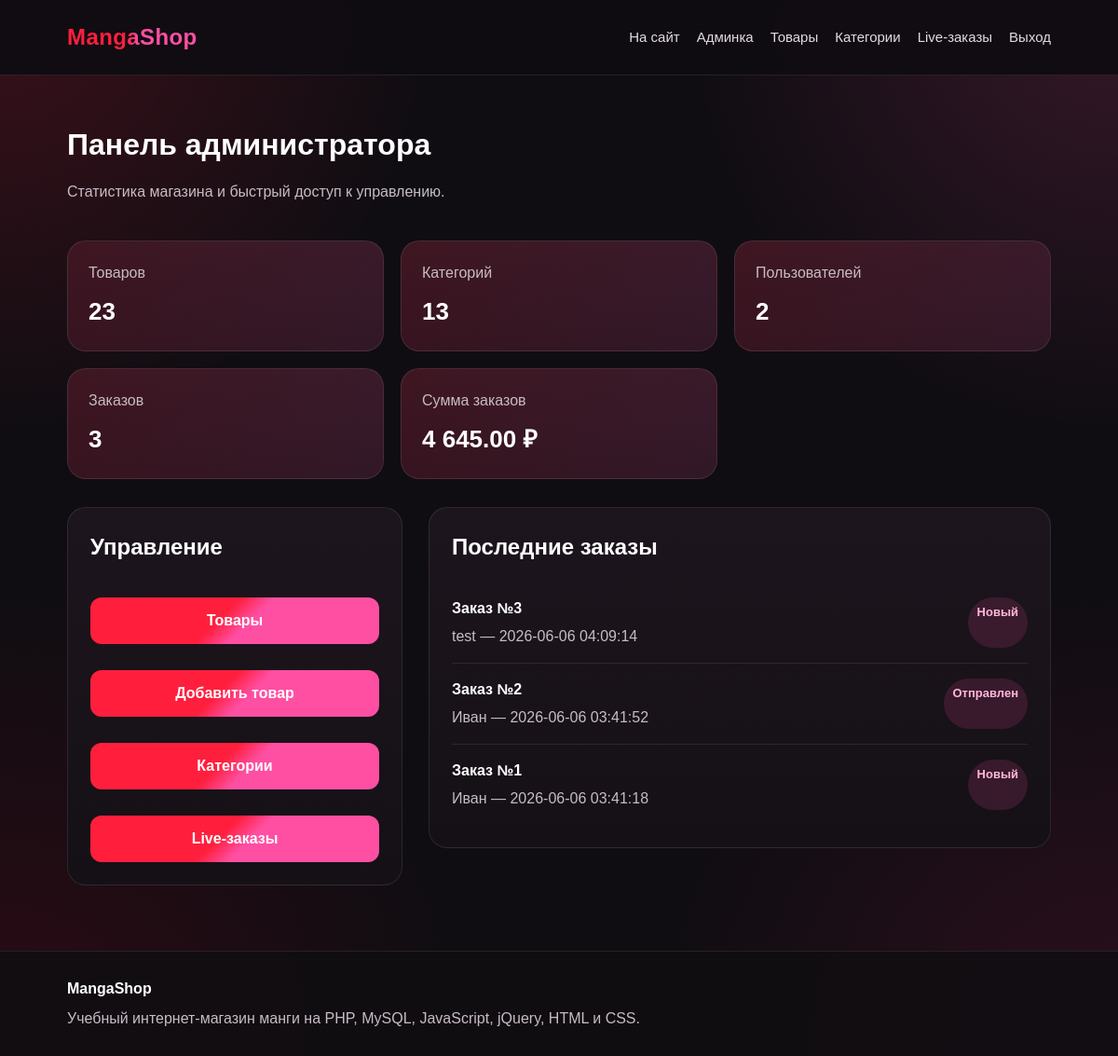
/admin/index.php (signed in), run on an earlier commit of the app's database.
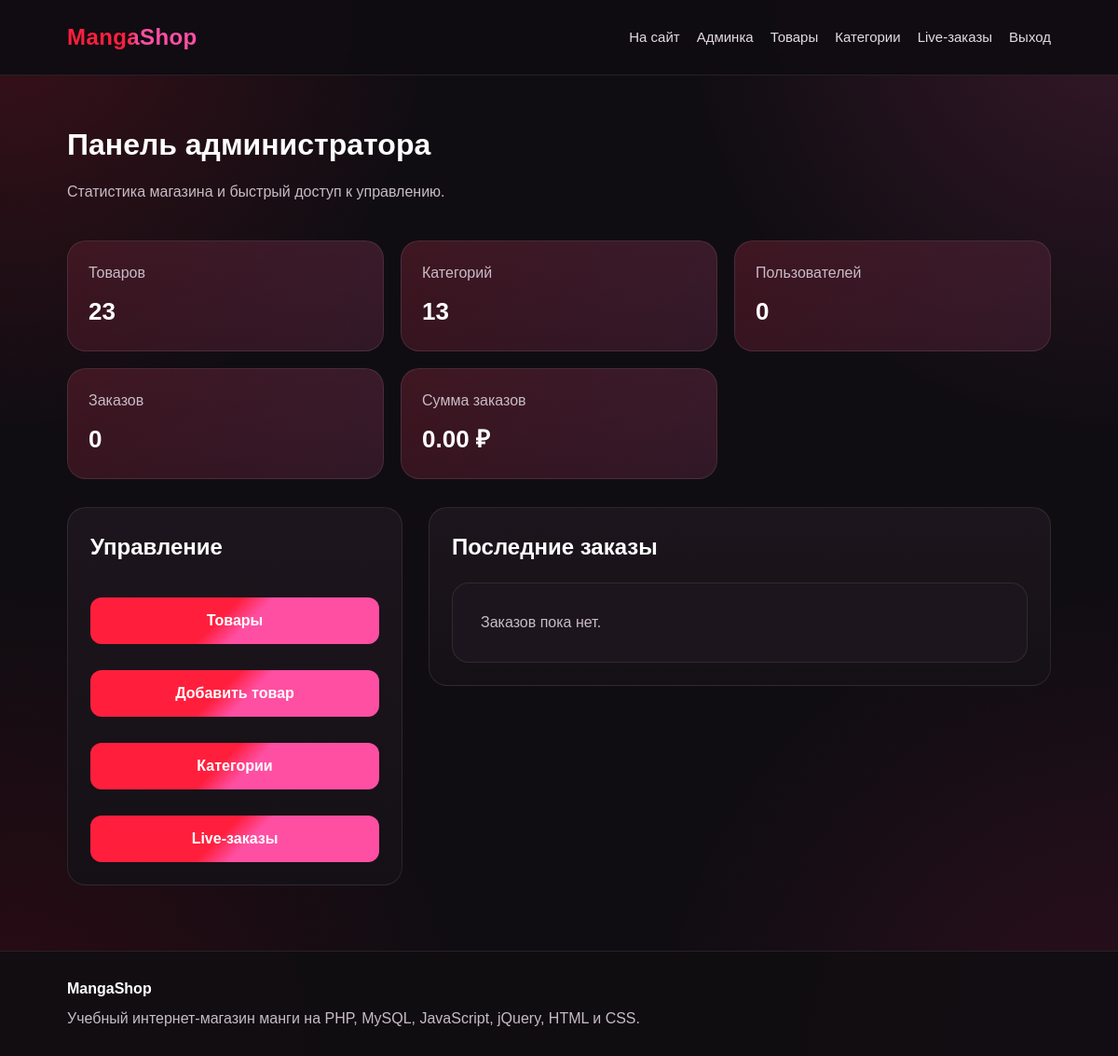
And on a later commit of the database.
### tables this page shows
CREATE TABLE `orders` (
  `id` int(11) NOT NULL,
  `user_id` int(11) NOT NULL,
  `total_price` decimal(10,2) NOT NULL,
  `status` varchar(50) NOT NULL DEFAULT 'Новый',
  `created_at` timestamp NULL DEFAULT CURRENT_TIMESTAMP
);

CREATE TABLE `users` (
  `id` int(11) NOT NULL,
  `name` varchar(100) NOT NULL,
  `email` varchar(150) NOT NULL,
  `password` varchar(255) NOT NULL,
  `role` varchar(20) NOT NULL DEFAULT 'user',
  `created_at` timestamp NULL DEFAULT CURRENT_TIMESTAMP
);

### includes/auth.php (called while the page is built, shortened)
<?php
function e($value)
{
    return htmlspecialchars($value, ENT_QUOTES, 'UTF-8');
}
function getAdminHeaderLinks()
{
    return array(
        array('href' => '/', 'label' => 'На сайт'),
        array('href' => '/admin/index.php', 'label' => 'Админка'),
        array('href' => '/admin/products.php', 'label' => 'Товары'),
        array('href' => '/admin/categories.php', 'label' => 'Категории'),
        array('href' => '/admin/orders_live.php', 'label' => 'Live-заказы'),
        array('href' => '/logout.php', 'label' => 'Выход')
    );
}

### admin/index.php (the view, shortened to what this page needs)
<?php
require_once __DIR__ . '/../includes/db.php';
require_once __DIR__ . '/../includes/auth.php';
$totalProducts = $pdo->query("SELECT COUNT(*) FROM products")->fetchColumn();
$totalCategories = $pdo->query("SELECT COUNT(*) FROM categories")->fetchColumn();
$totalUsers = $pdo->query("SELECT COUNT(*) FROM users WHERE role = 'user'")->fetchColumn();
$totalOrders = $pdo->query("SELECT COUNT(*) FROM orders")->fetchColumn();
$totalSales = $pdo->query("SELECT IFNULL(SUM(total_price), 0) FROM orders")->fetchColumn();
$latestOrders = $pdo->query("
    SELECT orders.*, users.name AS user_name
    FROM orders
    INNER JOIN users ON orders.user_id = users.id
    ORDER BY orders.id DESC
    LIMIT 5
")->fetchAll();
$headerLinks = getAdminHeaderLinks();
?>
<?php require_once __DIR__ . '/../includes/header.php'; ?>
<main class="container">
    <div class="page-title">
        <div>
            <h1>Панель администратора</h1>
            <p class="page-subtitle">Статистика магазина и быстрый доступ к управлению.</p>
        </div>
    </div>
    <div class="stats-grid">
        <div class="stat-card">
            <span>Товаров</span>
            <strong><?php echo (int)$totalProducts; ?></strong>
        </div>
        <div class="stat-card">
            <span>Категорий</span>
            <strong><?php echo (int)$totalCategories; ?></strong>
        </div>
        <div class="stat-card">
            <span>Пользователей</span>
            <strong><?php echo (int)$totalUsers; ?></strong>
        </div>
        <div class="stat-card">
            <span>Заказов</span>
            <strong><?php echo (int)$totalOrders; ?></strong>
        </div>
        <div class="stat-card">
            <span>Сумма заказов</span>
            <strong><?php echo number_format($totalSales, 2, '.', ' '); ?> ₽</strong>
        </div>
    </div>
    <div class="admin-dashboard">
        <section class="admin-box">
            <h2>Управление</h2>
            <div class="admin-links">
                <a href="/admin/products.php" class="btn">Товары</a>
                <a href="/admin/product_edit.php" class="btn">Добавить товар</a>
                <a href="/admin/categories.php" class="btn">Категории</a>
                <a href="/admin/orders_live.php" class="btn">Live-заказы</a>
            </div>
        </section>
        <section class="admin-box">
            <h2>Последние заказы</h2>
            <?php if (count($latestOrders) > 0): ?>
                <?php foreach ($latestOrders as $order): ?>
                    <div class="mini-order">
                        <div>
                            <strong>Заказ №<?php echo (int)$order['id']; ?></strong>
                            <p><?php echo e($order['user_name']); ?> — <?php echo e($order['created_at']); ?></p>
                        </div>
                        <span class="badge pink"><?php echo e($order['status']); ?></span>
                    </div>
                <?php endforeach; ?>
            <?php else: ?>
                <div class="empty">Заказов пока нет.</div>
            <?php endif; ?>
        </section>
    </div>
</main>
<?php require_once __DIR__ . '/../includes/footer.php'; ?>

### includes/header.php (shortened to what this page needs)
<!DOCTYPE html>
<html lang="ru">
<head>
    <link rel="stylesheet" href="/assets/css/style.css">
</head>
<body>
<header class="header">
    <a href="/" class="logo">MangaShop</a>
    <nav class="nav">
        <?php foreach ($headerLinks as $link): ?>
            <a href="<?php echo e($link['href']); ?>">
                <?php echo e($link['label']); ?>
            </a>
        <?php endforeach; ?>
    </nav>
</header>

### includes/footer.php
<footer class="site-footer">
    <div>
        <strong>MangaShop</strong>
        <p>Учебный интернет-магазин манги на PHP, MySQL, JavaScript, jQuery, HTML и CSS.</p>
    </div>
</footer>
</body>
</html>

### assets/css/style.css (style rules this page uses)
:root { --bg: #100d12; --bg-soft: #18111a; --card: #1d151d; --card-light: #2a1d29; --red: #ff1f3d; --red-dark: #b00020; --pink: #ff4fa3; --pink-dark: #c2185b; --text: #ffffff; --muted: #c8bcc6; --border: rgba(255, 255, 255, 0.09); --shadow: rgba(0, 0, 0, 0.38); }
* { box-sizing: border-box; }
html { scroll-behavior: smooth; }
body { margin: 0; font-family: Arial, sans-serif; line-height: 1.5; background: radial-gradient(circle at top left, rgba(255, 31, 61, 0.18), transparent 28%), radial-gradient(circle at top right, rgba(255, 79, 163, 0.16), transparent 28%), radial-gradient(circle at bottom left, rgba(176, 0, 32, 0.18), transparent 30%), radial-gradient(circle at bottom right, rgba(194, 24, 91, 0.16), transparent 30%), var(--bg); color: var(--text); min-height: 100vh; }
a { color: inherit; text-decoration: none; }
.header { display: flex; justify-content: space-between; align-items: center; padding: 22px 6%; background: rgba(16, 13, 18, 0.96); border-bottom: 1px solid var(--border); position: sticky; top: 0; z-index: 10; backdrop-filter: blur(12px); }
.logo { font-size: 24px; font-weight: 800; letter-spacing: 0.4px; background: linear-gradient(90deg, var(--red) 0%, var(--red) 45%, var(--pink) 55%, var(--pink) 100%); -webkit-background-clip: text; -webkit-text-fill-color: transparent; }
.nav { display: flex; gap: 18px; flex-wrap: wrap; align-items: center; }
.nav a { color: #e4dbe2; font-size: 15px; padding: 4px 0; transition: 0.2s; }
.container { padding: 50px 6%; }
.container h1, .container h2 { margin-top: 0; }
.btn { display: inline-block; margin-top: 16px; padding: 13px 22px; background: linear-gradient(135deg, var(--red) 0%, var(--red) 45%, var(--pink) 55%, var(--pink) 100%); border-radius: 12px; color: white; font-weight: 700; border: none; cursor: pointer; transition: 0.25s; text-align: center; }
.page-title { display: flex; justify-content: space-between; gap: 16px; align-items: center; margin-bottom: 24px; }
.page-title > div { min-width: 0; max-width: 100%; }
.empty { padding: 30px; background: var(--card); border: 1px solid var(--border); border-radius: 18px; color: var(--muted); }
.page-subtitle { color: var(--muted); margin-top: -6px; line-height: 1.5; }
.admin-box { background: linear-gradient(180deg, var(--card), #151016); border: 1px solid var(--border); border-radius: 20px; padding: 24px; }
.admin-box h2 { margin-top: 0; }
.stats-grid { display: grid; grid-template-columns: repeat(5, minmax(0, 1fr)); gap: 18px; margin-bottom: 30px; }
.stat-card { min-width: 0; padding: 22px; background: linear-gradient(135deg, rgba(255, 31, 61, 0.15), rgba(255, 79, 163, 0.12)), linear-gradient(180deg, var(--card), #151016); border: 1px solid var(--border); border-radius: 20px; }
.stat-card span { display: block; color: var(--muted); margin-bottom: 10px; }
.stat-card strong { display: block; font-size: 26px; }
.admin-dashboard { display: grid; grid-template-columns: 360px 1fr; gap: 28px; align-items: start; }
.admin-links { display: flex; flex-direction: column; gap: 12px; }
.site-footer { margin-top: 20px; padding: 28px 6%; border-top: 1px solid var(--border); background: rgba(16, 13, 18, 0.94); color: var(--muted); }
.site-footer strong { display: block; color: var(--text); margin-bottom: 8px; }
.site-footer p { margin: 0; }
@media (max-width: 1200px) { .stats-grid { grid-template-columns: repeat(3, minmax(0, 1fr)); } }
.badge { display: inline-block; padding: 6px 10px; border-radius: 999px; background: rgba(255, 31, 61, 0.14); color: #ff9ba8; font-size: 13px; font-weight: 700; }
.badge.pink { background: rgba(255, 79, 163, 0.14); color: #ffb7db; }
.mini-order { display: flex; justify-content: space-between; gap: 16px; padding: 16px 0; border-bottom: 1px solid var(--border); }
.mini-order:last-child { border-bottom: none; }
.mini-order p { color: var(--muted); margin: 6px 0 0; }

What changed in the data, as far as the page shows it:
removed orders: id "3", user.name "test", created_at "2026-06-06 04:09:14", status "Новый"
removed orders: id "2", user.name "Иван", created_at "2026-06-06 03:41:52", status "Отправлен"
removed orders: id "1", user.name "Иван", created_at "2026-06-06 03:41:18", status "Новый"
Also different on the page:
$totalUsers: "2" → "0"
$totalOrders: "3" → "0"
$totalSales: "4 645.00" → "0.00"
text now shown: "Заказов пока нет."
